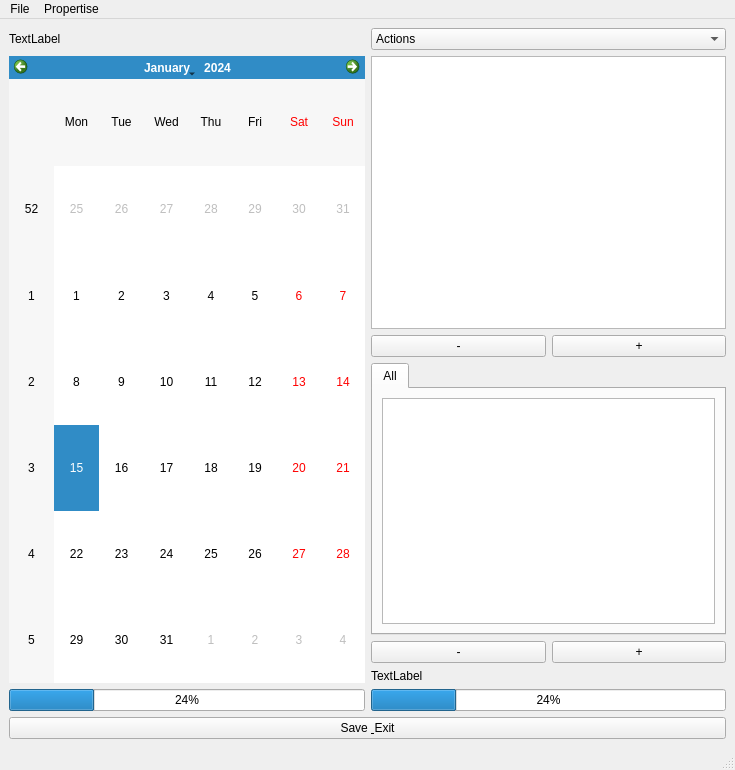
<?xml version="1.0" encoding="UTF-8"?>
<ui version="4.0">
 <class>MainWindow</class>
 <widget class="QMainWindow" name="MainWindow">
  <property name="geometry">
   <rect>
    <x>0</x>
    <y>0</y>
    <width>735</width>
    <height>770</height>
   </rect>
  </property>
  <property name="sizePolicy">
   <sizepolicy hsizetype="Preferred" vsizetype="Preferred">
    <horstretch>0</horstretch>
    <verstretch>0</verstretch>
   </sizepolicy>
  </property>
  <property name="windowTitle">
   <string>MainWindow</string>
  </property>
  <widget class="QWidget" name="centralwidget">
   <layout class="QGridLayout" name="gridLayout_2">
    <item row="0" column="0">
     <layout class="QGridLayout" name="gridLayout">
      <item row="1" column="1">
       <layout class="QVBoxLayout" name="verticalLayout_3">
        <item>
         <widget class="QTableView" name="tv_tasks"/>
        </item>
        <item>
         <layout class="QHBoxLayout" name="horizontalLayout_2">
          <item>
           <widget class="QPushButton" name="pb_task_undo">
            <property name="text">
             <string>-</string>
            </property>
           </widget>
          </item>
          <item>
           <widget class="QPushButton" name="pb_task_add">
            <property name="text">
             <string>+</string>
            </property>
           </widget>
          </item>
         </layout>
        </item>
        <item>
         <widget class="QTabWidget" name="tabWidget_budget">
          <property name="currentIndex">
           <number>0</number>
          </property>
          <property name="movable">
           <bool>true</bool>
          </property>
          <widget class="QWidget" name="tab_budget_all">
           <attribute name="title">
            <string>All</string>
           </attribute>
           <layout class="QVBoxLayout" name="verticalLayout_4">
            <item>
             <widget class="QTableView" name="tv_money"/>
            </item>
           </layout>
          </widget>
         </widget>
        </item>
        <item>
         <layout class="QHBoxLayout" name="horizontalLayout_3">
          <item>
           <widget class="QPushButton" name="pb_budget_del">
            <property name="text">
             <string>-</string>
            </property>
           </widget>
          </item>
          <item>
           <widget class="QPushButton" name="pb_budget_add">
            <property name="text">
             <string>+</string>
            </property>
           </widget>
          </item>
         </layout>
        </item>
        <item>
         <widget class="QLabel" name="l_income">
          <property name="text">
           <string>TextLabel</string>
          </property>
         </widget>
        </item>
       </layout>
      </item>
      <item row="3" column="0" colspan="2">
       <widget class="QPushButton" name="pb_save">
        <property name="text">
         <string>Save &amp; Exit</string>
        </property>
       </widget>
      </item>
      <item row="2" column="0">
       <widget class="QProgressBar" name="pb_live">
        <property name="sizePolicy">
         <sizepolicy hsizetype="Minimum" vsizetype="Fixed">
          <horstretch>0</horstretch>
          <verstretch>0</verstretch>
         </sizepolicy>
        </property>
        <property name="value">
         <number>24</number>
        </property>
        <property name="format">
         <string>%p%</string>
        </property>
       </widget>
      </item>
      <item row="2" column="1">
       <widget class="QProgressBar" name="pb_tasks">
        <property name="value">
         <number>24</number>
        </property>
       </widget>
      </item>
      <item row="0" column="0">
       <widget class="QLabel" name="l_nix">
        <property name="sizePolicy">
         <sizepolicy hsizetype="Minimum" vsizetype="Minimum">
          <horstretch>0</horstretch>
          <verstretch>0</verstretch>
         </sizepolicy>
        </property>
        <property name="text">
         <string>TextLabel</string>
        </property>
       </widget>
      </item>
      <item row="1" column="0">
       <widget class="QCalendarWidget" name="calendarWidget">
        <property name="sizePolicy">
         <sizepolicy hsizetype="Minimum" vsizetype="Minimum">
          <horstretch>0</horstretch>
          <verstretch>0</verstretch>
         </sizepolicy>
        </property>
        <property name="maximumSize">
         <size>
          <width>16777215</width>
          <height>16777215</height>
         </size>
        </property>
        <property name="locale">
         <locale language="English" country="UnitedKingdom"/>
        </property>
        <property name="gridVisible">
         <bool>false</bool>
        </property>
       </widget>
      </item>
      <item row="0" column="1">
       <layout class="QVBoxLayout" name="verticalLayout_2">
        <item>
         <widget class="QComboBox" name="cb_action">
          <item>
           <property name="text">
            <string>Actions</string>
           </property>
          </item>
          <item>
           <property name="text">
            <string>Save tasks</string>
           </property>
          </item>
          <item>
           <property name="text">
            <string>Set budget</string>
           </property>
          </item>
          <item>
           <property name="text">
            <string>Task stats</string>
           </property>
          </item>
          <item>
           <property name="text">
            <string>Budget stats</string>
           </property>
          </item>
         </widget>
        </item>
       </layout>
      </item>
     </layout>
    </item>
   </layout>
  </widget>
  <widget class="QMenuBar" name="menubar">
   <property name="geometry">
    <rect>
     <x>0</x>
     <y>0</y>
     <width>735</width>
     <height>20</height>
    </rect>
   </property>
   <widget class="QMenu" name="menuFile">
    <property name="title">
     <string>File</string>
    </property>
    <addaction name="actionCreate_new"/>
    <addaction name="actionOpen"/>
    <addaction name="actionSave"/>
    <addaction name="separator"/>
    <addaction name="actionSave_Exit"/>
   </widget>
   <widget class="QMenu" name="menuPropertise">
    <property name="title">
     <string>Propertise</string>
    </property>
    <addaction name="actionEdit"/>
   </widget>
   <addaction name="menuFile"/>
   <addaction name="menuPropertise"/>
  </widget>
  <widget class="QStatusBar" name="statusbar"/>
  <action name="actionCreate_new">
   <property name="text">
    <string>Create new</string>
   </property>
  </action>
  <action name="actionOpen">
   <property name="text">
    <string>Open</string>
   </property>
  </action>
  <action name="actionSave">
   <property name="text">
    <string>Save</string>
   </property>
  </action>
  <action name="actionEdit">
   <property name="text">
    <string>Edit</string>
   </property>
  </action>
  <action name="actionSave_Exit">
   <property name="text">
    <string>Save &amp; Exit</string>
   </property>
  </action>
 </widget>
 <resources>
  <include location="nix.qrc"/>
 </resources>
 <connections/>
</ui>
